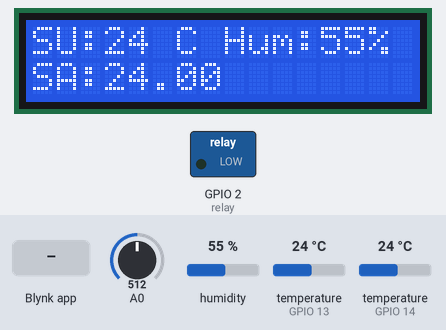
A sketch run on a simulated ESP8266 (NodeMCU). On the bench: 16×2 character LCD, switched loads named in the sketch (green lamp = pin HIGH). The test bench sets the inputs (shaded band); at power-on: humidity 55 %, temperature (sensors on GPIO 13, GPIO 14) 24 °C, A0 = 512. WiFi joins after 1.5 s; servers stay silent unless stated; what the sketch prints to the serial monitor is not drawn.

Above: at 3.0 s.
3.1 s: Blynk app writes 1 to V3
At 3.6 s:
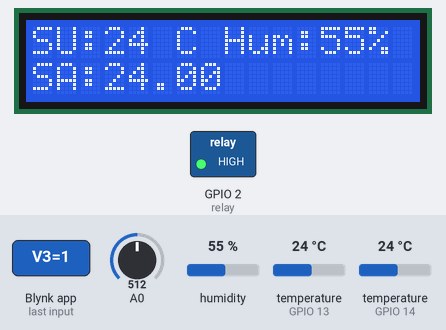
4.9 s: humidity set to 22 %
At 8.4 s:
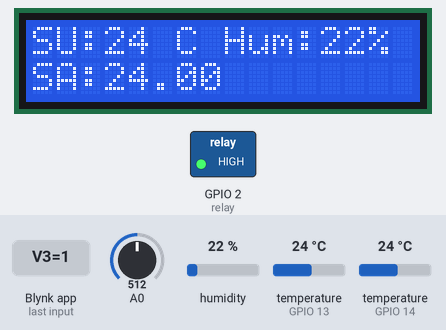
8.7 s: temperature (sensor on GPIO 13) set to 12 °C
At 10.1 s:
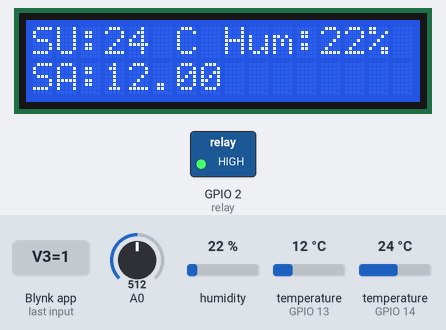
10.8 s: temperature (sensor on GPIO 14) set to 12 °C
At 13.4 s:
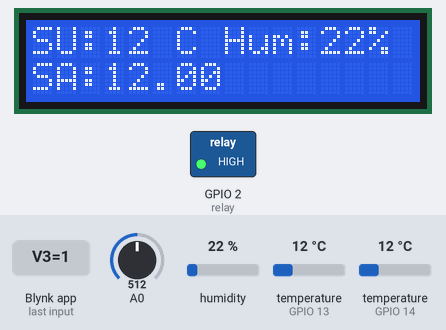
14.0 s: temperature (sensor on GPIO 13) set to 19 °C
At 15.1 s:
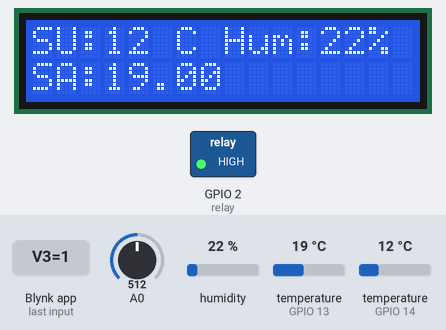
16.1 s: humidity set to 40 %
At 18.3 s:
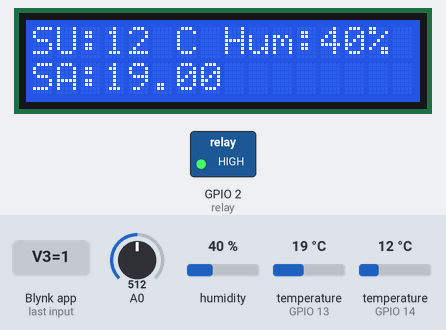
Timing chart, 0 to 19.8 s (numbered marks = the images above; inputs shaded):
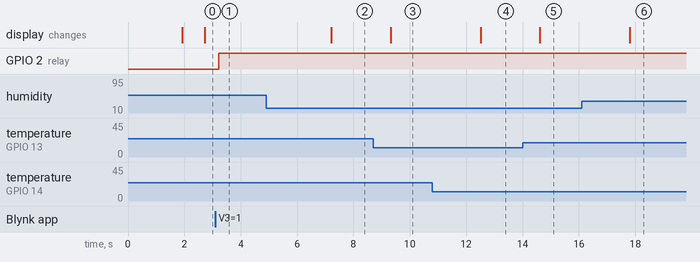

The sketch:

fiks.ino
```cpp
#define BLYNK_PRINT Serial
#include <ESP8266WiFi.h>
#include <BlynkSimpleEsp8266.h>

#define BLYNK_TEMPLATE_ID "TMPL6Tmi1y6R_"
#define BLYNK_TEMPLATE_NAME "Smart Plant Watering monitoring system based Iot"
#define BLYNK_AUTH_TOKEN "hAuHV7aTUiZJtgl2q88AhL-hLrEnFCuo"
char auth[] = BLYNK_AUTH_TOKEN;
char ssid[] = "Gendhis Laras 5G"; // Nama Wifi
char pass[] = "gendhis01"; // WIFI password

#include "HTTPSRedirect.h"

// Sensor suhu udara
#include "DHT.h"
#define DPIN 14
#define DTYPE DHT11
DHT dht(DPIN, DTYPE);

// Sensor suhu air
#include <OneWire.h>
#include <DallasTemperature.h>
const int oneWireBusPin = 13;
OneWire oneWire(oneWireBusPin);
DallasTemperature sensors(&oneWire);

// Sensor soil
//#define AOUT_PIN A0
const int AirValue = 1000;
const int WaterValue = 730;
int soilMoistureValue = 0;
int soilmoist = 0;

// Relay
#define relay 2
BLYNK_WRITE(V3) {
    digitalWrite(relay, param.asInt());
}

// LCD
#include <LiquidCrystal_I2C.h>
LiquidCrystal_I2C lcd(0x27, 16, 2);

void setup() {
  Serial.begin(9600);
  Blynk.begin(auth, ssid, pass, "blynk.cloud", 80);
  dht.begin();
  sensors.begin();
  lcd.init();
  lcd.backlight();
  pinMode(relay, OUTPUT);
  digitalWrite(relay, LOW);
}

void loop() {
  Blynk.run();

  float tc = dht.readTemperature(false);  // Read temperature in C
  float tf = dht.readTemperature(true);   // Read Temperature in F
  float hu = dht.readHumidity();          // Read Humidity
  int Tc = dht.readTemperature(false);
  int Hu = dht.readHumidity();

  Serial.print("Sensor dht11 == ");
  Serial.print("Temp: ");
  Serial.print(tc);
  Serial.print(" C, ");
  Serial.print(tf);
  Serial.print(" F, Hum: ");
  Serial.print(hu);
  Serial.println("%");

  lcd.setCursor(0, 0);
  lcd.print("SU: ");
  lcd.setCursor(3, 0);
  lcd.print(Tc);
  lcd.print(" C");
  lcd.setCursor(8, 0);
  lcd.print("Hum: ");
  lcd.setCursor(12, 0);
  lcd.print(Hu);
  lcd.print("%");

  sensors.requestTemperatures();
  float celsius = sensors.getTempCByIndex(0);
  float fahrenheit = sensors.toFahrenheit(celsius);

  Serial.print("Sensor Dallas == ");
  Serial.print("Suhu Celsius: ");
  Serial.print(celsius);
  Serial.print("°C | Suhu Fahrenheit: ");
  Serial.print(fahrenheit);
  Serial.println("°F");

  lcd.setCursor(0, 1);
  lcd.print("SA: ");
  lcd.setCursor(3, 1);
  lcd.print(celsius);

  soilMoistureValue = analogRead(12);
  soilmoist = map(soilMoistureValue, AirValue, WaterValue, 0, 100);
  if (soilmoist >= 100) {
    soilmoist = 100;
  } else if (soilmoist <= 0) {
    soilmoist = 0;
  }

  Serial.print("Soil Humid =");
  Serial.println(soilmoist);
  Serial.println(soilMoistureValue);

  // Input ke Blynk
  Blynk.virtualWrite(V0, tc);
  Blynk.virtualWrite(V1, hu);
  Blynk.virtualWrite(V2, celsius);

  delay(500);
}
```

Measured:
- after the input at 3.1 s, GPIO 2 (relay): LOW → HIGH after 0.12 s
- after the input at 4.9 s, the display: changes after 2.3 s (image 2)
- after the input at 8.7 s, the display: changes after 0.62 s (image 3)
- after the input at 10.8 s, the display: changes after 1.7 s (image 4)
- after the input at 14.0 s, the display: changes after 0.62 s (image 5)
- after the input at 16.1 s, the display: changes after 1.7 s (image 6)
